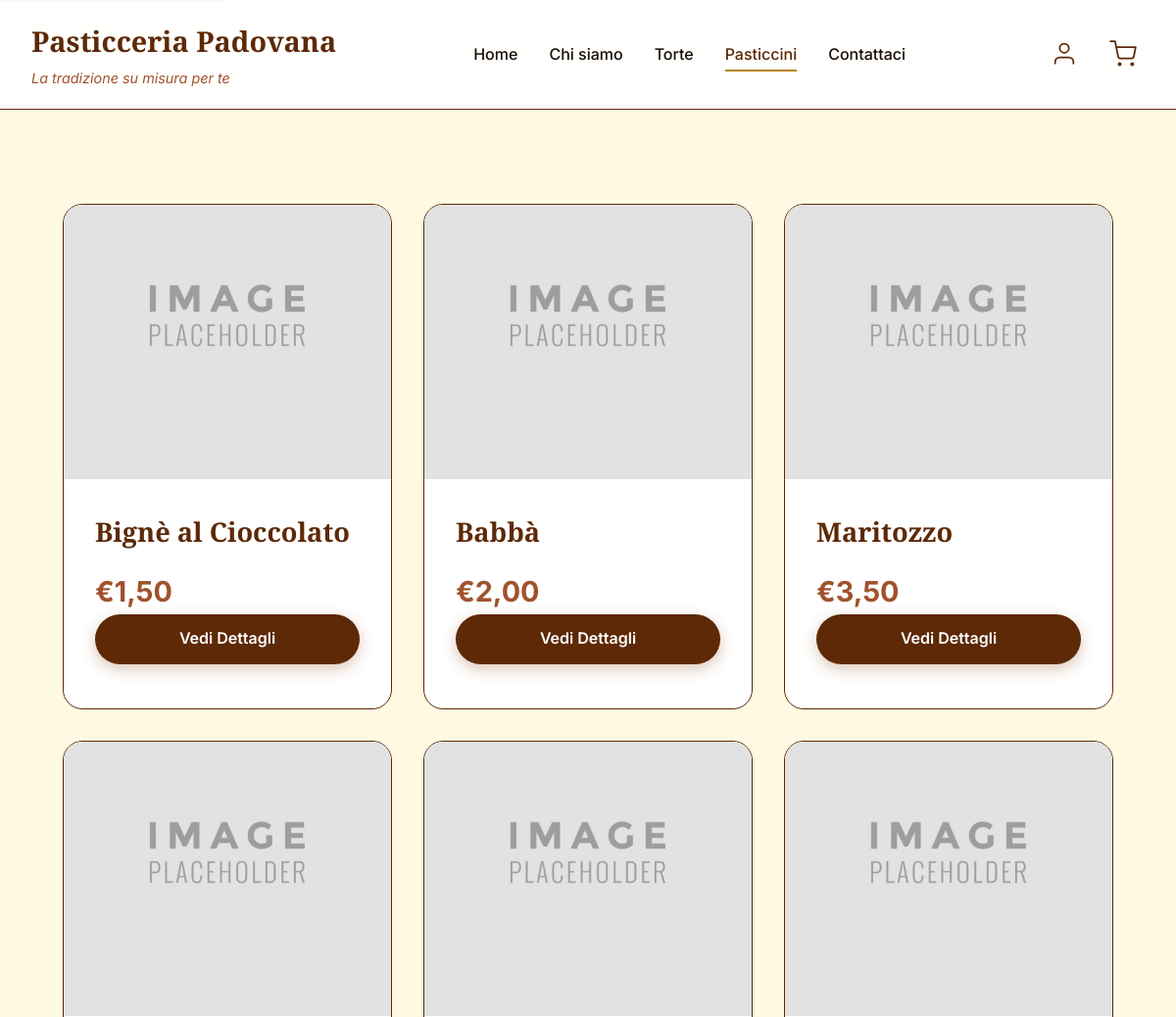
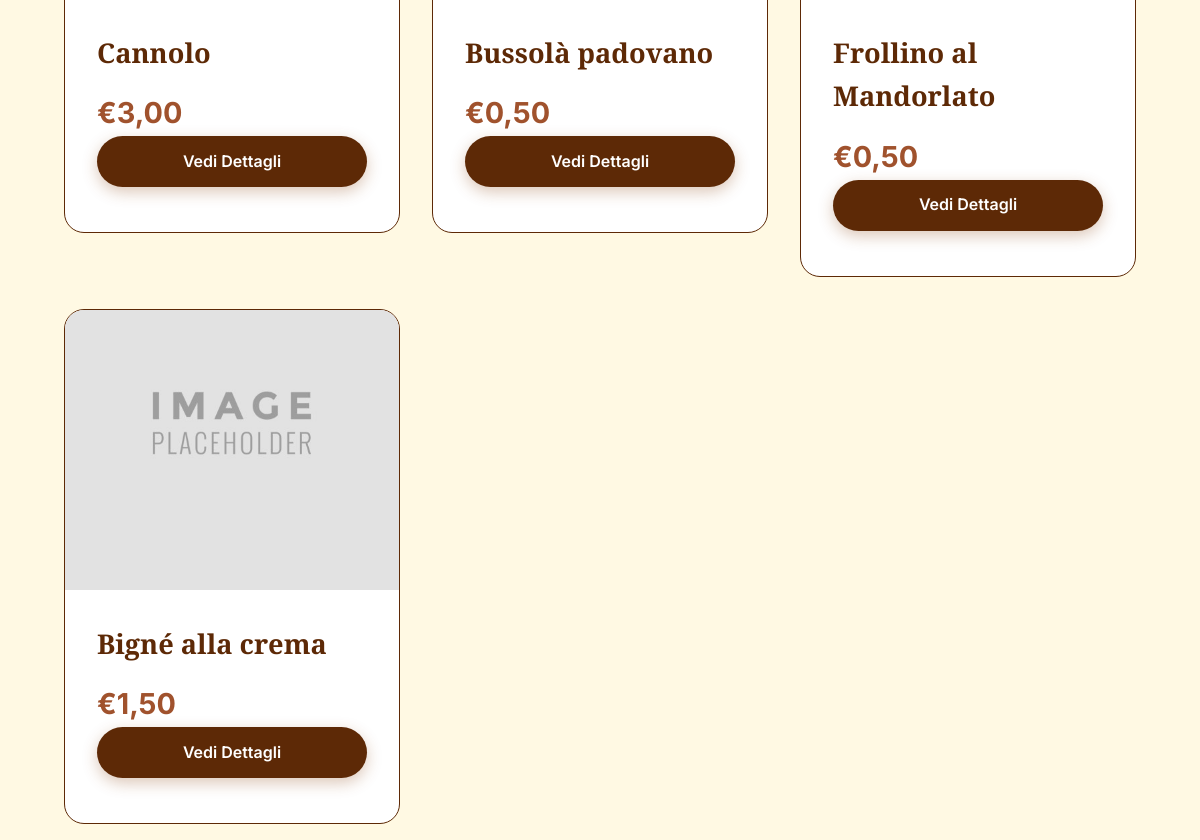
The page /pasticcini (upper part) on the database as committed earlier (2 pictures, top to bottom).
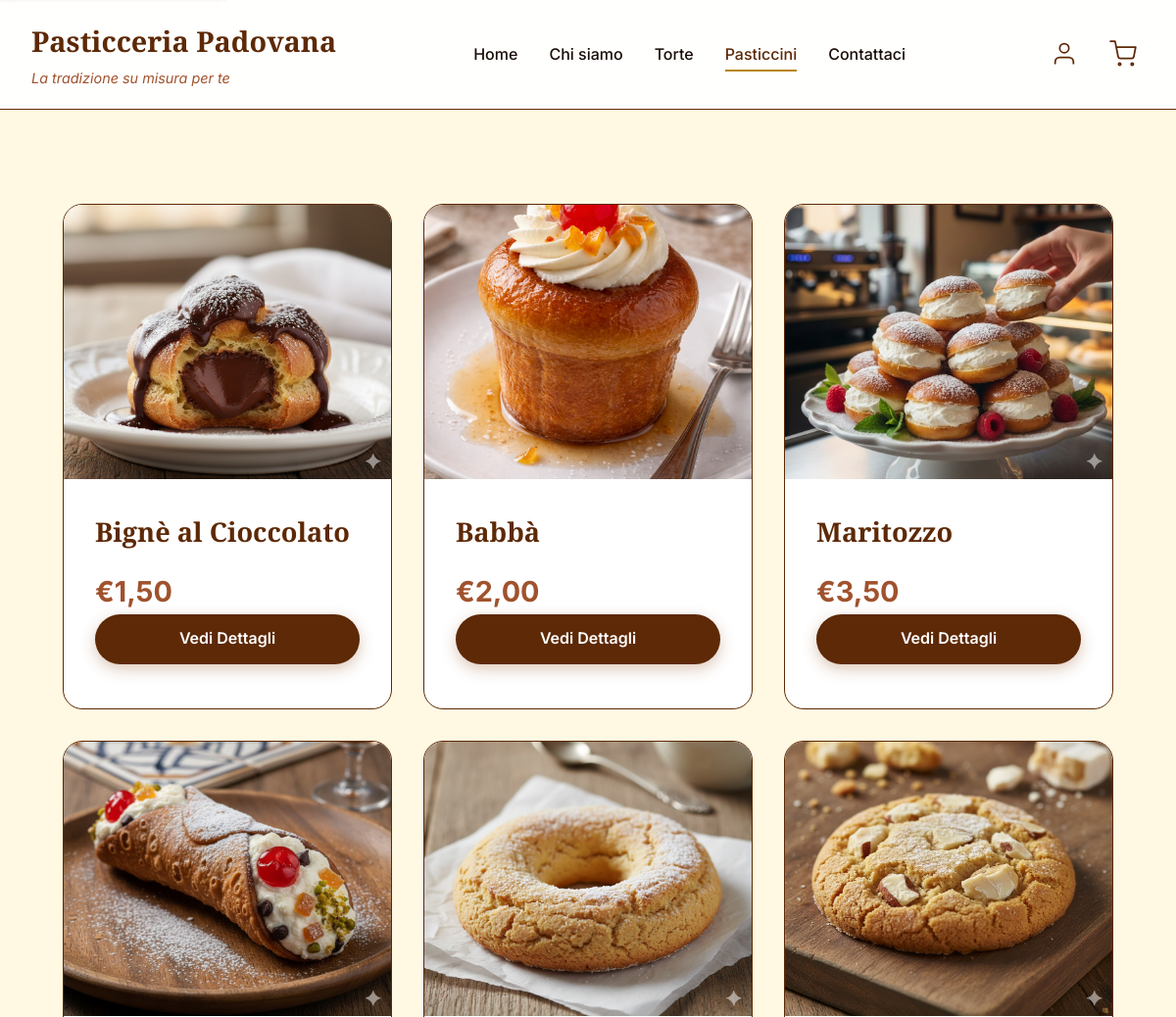
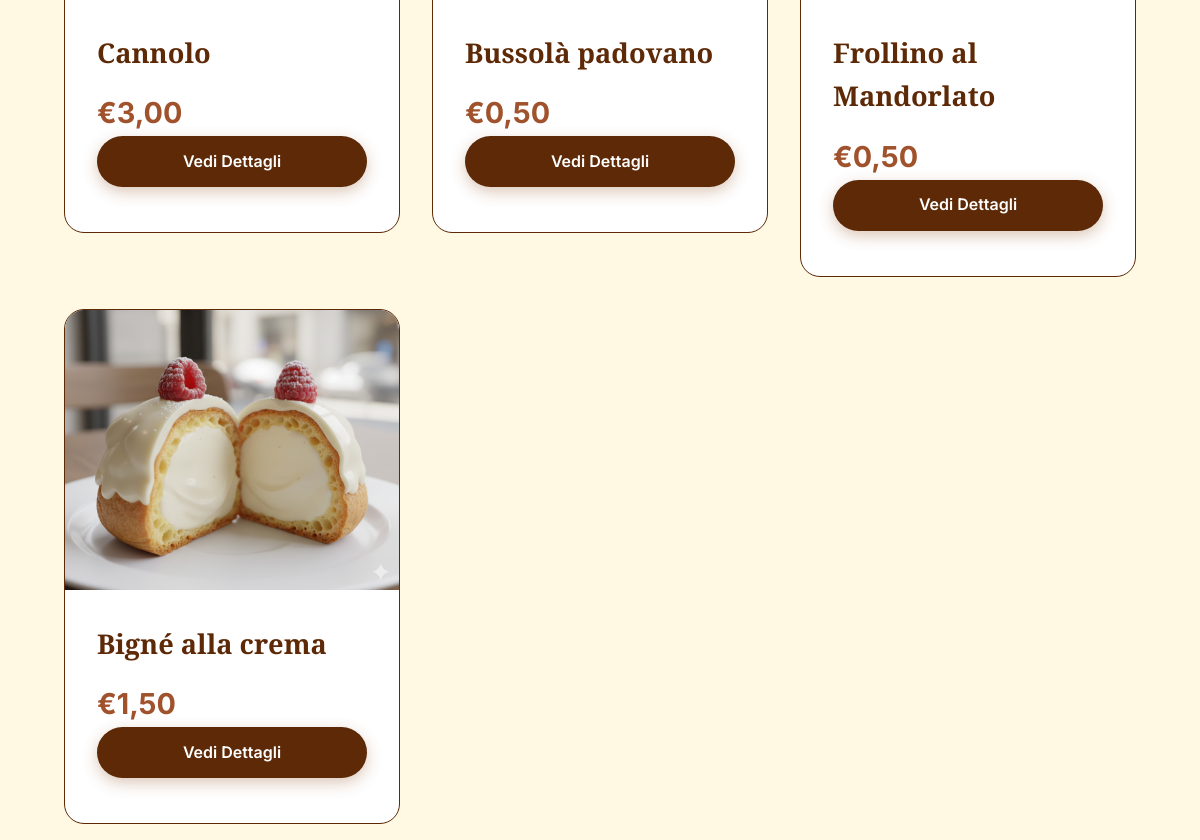
The same page on the database as committed later (2 pictures, top to bottom).
### tables this page shows
CREATE TABLE item (
  id int NOT NULL AUTO_INCREMENT,
  tipo ENUM('torta', 'pasticcino') NOT NULL,     
  nome varchar(30) NOT NULL,
  descrizione varchar(1024),
  prezzo DECIMAL(10,2) NOT NULL,  
  immagine varchar(255),
  testo_alternativo varchar(255),
  attivo boolean NOT NULL DEFAULT TRUE,
  PRIMARY KEY(id)
);

### site/php/dbConnection.php (called while the page is built, shortened)
<?php
class DBAccess{
    private $connection;
    public function openDBConnection(){
        try {
            $host = getenv('MYSQLHOST')     ?: (defined('DB_HOST')     ? DB_HOST     : null);
            $user = getenv('MYSQLUSER')     ?: (defined('DB_USER')     ? DB_USER     : null);
            $pass = getenv('MYSQLPASSWORD') ?: (defined('DB_PASSWORD') ? DB_PASSWORD : null);
            $db   = getenv('MYSQLDATABASE') ?: (defined('DB_NAME')     ? DB_NAME     : null);
            $port = getenv('MYSQLPORT')     ?: (defined('DB_PORT')     ? DB_PORT     : 3306);
            $this->connection = mysqli_connect($host, $user, $pass, $db, (int)$port);
            $this->connection->set_charset("utf8mb4");
            return true;
        } catch (mysqli_sql_exception $e) {
            return false;
        }
    }
    public function getListOfActiveItems($tipo){
        $querySelect = "SELECT id, nome, prezzo, descrizione, immagine, testo_alternativo FROM item WHERE tipo=? AND attivo=TRUE";
        $stmt = mysqli_prepare($this->connection, $querySelect);
        mysqli_stmt_bind_param($stmt, "s", $tipo);
        mysqli_stmt_execute($stmt);
        $queryResult = mysqli_stmt_get_result($stmt);
        $itemsArray = array();
        if (mysqli_num_rows($queryResult) > 0){
            while ($row = mysqli_fetch_assoc($queryResult)){
                array_push($itemsArray, $row);
            }
            return $itemsArray;
        }
    }
}
?>

### site/php/torte-pasticcini.php (the view, shortened to what this page needs)
<?php
require_once "dbConnection.php";
$paginaHTML = file_get_contents( __DIR__ .'/../html/torte-pasticcini.html');
$db = new DBAccess();
$connessione = $db->openDBConnection();
$listaItem= "";
$tipo="";
$titolo="";
$LinkPagina="";
$NessunaDisponibilità="";
if ($page === 'torte'){
    $NessunaDisponibilità="nessuna torta disponibile";
	$tipo="torta";
    $titolo="Le nostre torte";
	$LinkPagina="<li id='currentLink'>Torte</li><li><a href=\"pasticcini\">Pasticcini</a></li>";
}else if ($page === 'pasticcini'){
	$tipo="pasticcino";
	$NessunaDisponibilità="nessun pasticcino disponibile";
    $titolo="I nostri pasticcini";
    $LinkPagina="<li><a href=\"torte\">Torte</a></li><li id='currentLink'>Pasticcini</li>";
}
if($connessione && empty($listaItem)){
    $Items = $db->getListOfActiveItems($tipo);
    if (!empty($Items)){
        $listaItem .= '<ul id="grigliaTorte" class="contenuto">';
        foreach($Items as $Item){
            $imgSrc = !empty($Item['immagine']) ? "site/img/" . $Item['immagine'] : "site/img/placeholder.jpeg";
            $altText = !empty($Item['testo_alternativo']) ? $Item['testo_alternativo'] : "Immagine non disponibile";
            $listaItem .="<li> <article class=\"cardTorta\">
                <a href=\"dettagli?ID=".urlencode($Item['id'])."\" style=\"text-decoration:none; color:inherit;\">
                   <img src=\"" . htmlspecialchars($imgSrc)
                   . "\" alt=\"" . htmlspecialchars($altText) . "\">
                    <div class=\"infoTorta\">
                        <h2>".htmlspecialchars($Item['nome'])."</h2>
                        <span class=\"prezzoTorta\">€".number_format($Item['prezzo'], 2, ',', '.')."</span>
                        <a class=\"pulsanteGenerico\">Vedi Dettagli</a>
                    </div>
                </a>
             </article> </li>";
        }
        $listaItem .= '</ul>';
    }else{
        $listaItem ="<p class='contenuto'>Al momento non abbiamo $NessunaDisponibilità, però se volete chiamarci siamo più che felici di ascoltare la vostra richiesta</p>";
    }
} else {
    http_response_code(500);
    include __DIR__ . '/500.php';
    exit;
}
$paginaHTML = str_replace("[grigliaItems]", $listaItem, $paginaHTML);
$paginaHTML = str_replace("[LinkPagina]", $LinkPagina, $paginaHTML);
$paginaHTML = str_replace("[titolo]", $titolo, $paginaHTML);
echo $paginaHTML;
?>

### index.php (shortened to what this page needs)
<?php
$scriptPath = dirname($_SERVER['SCRIPT_NAME']);
$baseUrl = rtrim($scriptPath, '/\\') . '/';
if (isset($_GET['page'])) {
    $page = $_GET['page'];
}
$whitelist = [
    'home'              => ['file' => 'site/html/home.html', 'permesso' => 'public'],
    'chi-siamo'         => ['file' => 'site/html/story.html', 'permesso' => 'public'],
    'contattaci'        => ['file' => 'site/php/contattaci.php', 'permesso' => 'public'],
    'torte'             => ['file' => 'site/php/torte-pasticcini.php', 'permesso' => 'public'],
    'pasticcini'        => ['file' => 'site/php/torte-pasticcini.php', 'permesso' => 'public'],
    'login'             => ['file' => 'site/php/login.php', 'permesso' => 'public'],
    'registrazione'     => ['file' => 'site/php/registrazione.php', 'permesso' => 'public'],
    'dettagli'          => ['file' => 'site/php/dettagli.php', 'permesso' => 'public'],
    'carrello'          => ['file' => 'site/php/carrello.php', 'permesso' => 'public'],
    'area-personale'    => ['file' => 'site/php/areaPersonale.php', 'permesso' => 'user_admin'],
    'checkout'          => ['file' => 'site/php/checkout.php', 'permesso' => 'user_admin'],
    'dettaglio-ordine'  => ['file' => 'site/php/dettagliOrdine.php', 'permesso' => 'user_admin'],
    'logout'            => ['file' => 'site/php/logout.php', 'permesso' => 'user_admin'],
    'conferma-ordine'   => ['file' => 'site/php/confermaOrdine.php', 'permesso' => 'user_admin'],
    'esito-ordine'      => ['file' => 'site/php/esito.php', 'permesso' => 'user_admin'],
    'ordini-amministratore' => ['file' => 'site/php/ordiniAdmin.php', 'permesso' => 'admin'],
    'aggiungi-prodotto'     => ['file' => 'site/php/aggiungiProdotto.php', 'permesso' => 'admin']
];
$info = $whitelist[$page];
$file = __DIR__ . '/' . $info['file'];
if (pathinfo($file, PATHINFO_EXTENSION) === 'php') {
    include $file;
} else {
    echo file_get_contents($file);
}
$contenutoPagina = ob_get_clean();
echo str_replace('[BASE_URL]', $baseUrl, $contenutoPagina);
?>

### site/css/style.css (style rules this page uses)
@media screen { * { margin: 0; padding: 0; box-sizing: border-box; } }
@media screen { :root { --primary: #5D2906; --primary-light: #A0522D; --bg-cream: #fff9e3; --surface-light: #FFF8E7; --text-dark: #1A0D07; --text-light: #FFFFFF; --accent: #B8860B; --accent-bright: #FFAA00; --error: #B71C1C; --success: #1B5E20; } }
@media screen { body { font-family: 'Inter', sans-serif; color: var(--text-dark); line-height: 1.6; overflow-x: hidden; background-color: var(--bg-cream); } }
@media screen { h1, h2, h3 { font-family: 'Playfair Display', serif; } }
@media screen { header { position: fixed; top: 0; width: 100%; background: rgba(255, 255, 255, 0.95); backdrop-filter: blur(10px); z-index: 1000; box-shadow: 0 2px 20px var(--shadow); transition: all 0.3s ease; border-bottom: 1px solid var(--primary); } }
@media screen { .header-content { max-width: 1400px; margin: 0 auto; padding: 1.2rem 2rem; display: flex; justify-content: space-between; align-items: center; } }
@media screen { #logo h1 { font-size: 1.8rem; color: var(--primary); font-weight: 700; margin-bottom: 0.2rem; } }
@media screen { #logo p { font-size: 0.9rem; color: var(--primary-light); font-style: italic; } }
@media screen { nav#menu { display: flex; align-items: center; } }
@media screen { nav#menu ul { display: flex; gap: 2rem; list-style: none; } }
@media screen { nav#menu a, nav#menu li, nav#menu span { color: var(--text-dark); text-decoration: none; font-weight: 500; position: relative; transition: color 0.3s ease; } }
@media screen { nav#menu a:hover, nav#menu #currentlink, nav#menu #currentLink { color: var(--primary); } }
@media screen { nav#menu a::after, nav#menu #currentlink::after, nav#menu #currentLink::after { content: ''; position: absolute; bottom: -5px; left: 0; width: 0; height: 2px; background: var(--accent); transition: width 0.3s ease; } }
@media screen { nav#menu #currentlink::after, nav#menu #currentLink::after { width: 100%; } }
@media screen { .header-icons { display: flex; gap: 1rem; } }
@media screen { .icon-btn { background: none; border: none; cursor: pointer; padding: 0.5rem; border-radius: 50%; transition: all 0.3s ease; display: flex; align-items: center; justify-content: center; } }
@media screen { .icon-btn svg { width: 28px; height: 28px; stroke: var(--primary); stroke-width: 1.5; transition: stroke 0.3s ease; } }
@media screen { main { margin-top: 80px; min-height: calc(100vh - 400px); padding: 4rem 2rem; } }
@media screen { #grigliaTorte { max-width: 1400px; margin: 0 auto; display: grid; grid-template-columns: repeat(auto-fill, minmax(300px, 1fr)); gap: 2rem; list-style: none; padding: 4rem 2rem; } }
@media screen { .cardTorta { background: white; border-radius: 20px; overflow: hidden; box-shadow: 0 10px 40px var(--shadow); transition: all 0.4s ease; display: flex; flex-direction: column; animation: fadeInUp 0.6s ease backwards; border: 1px solid var(--primary); } }
@media screen { .cardTorta:nth-child(1) { animation-delay: 0.1s; } }
@media screen { .cardTorta > a { text-decoration: none; color: inherit; display: flex; flex-direction: column; height: 100%; } }
@media screen { .cardTorta img { width: 100%; height: 280px; object-fit: cover; object-position: bottom; transition: transform 0.4s ease; } }
@media screen { .infoTorta { padding: 2rem; flex-grow: 1; display: flex; flex-direction: column; } }
@media screen { .infoTorta h2 { font-size: 1.7rem; color: var(--primary); margin-bottom: 1rem; transition: color 0.3s ease; } }
@media screen { .prezzoTorta { font-size: 1.8rem; font-weight: 700; color: var(--primary-light); margin-bottom: 1.5rem; } }
@media screen { .pulsanteGenerico { padding: 0.8rem 1.5rem; background: var(--primary); color: white; border: none; border-radius: 50px; font-weight: 600; font-size: 1rem; cursor: pointer; transition: all 0.3s ease; box-shadow: 0 5px 15px rgba(139, 69, 19, 0.3); text-align: center; display: inline-block; margin-bottom: 0.8rem; } }

Rows that differ between the two databases and show on the page:
changed item "Bignè al Cioccolato": immagine: picture added in place of a placeholder
changed item "Babbà": immagine: picture added in place of a placeholder
changed item "Maritozzo": immagine: picture added in place of a placeholder
changed item "Cannolo": immagine: picture added in place of a placeholder
changed item "Bussolà padovano": immagine: picture added in place of a placeholder
changed item "Frollino al Mandorlato": immagine: picture added in place of a placeholder
changed item "Bigné alla crema": immagine: picture added in place of a placeholder
